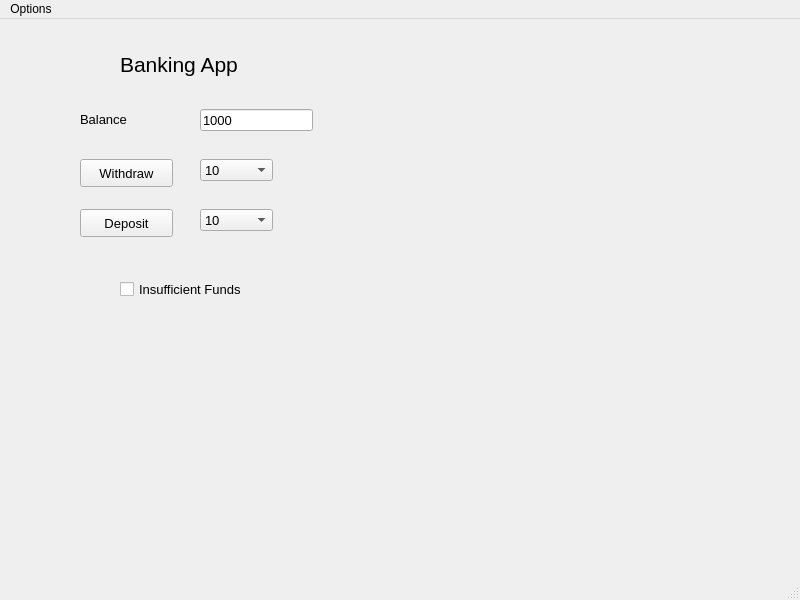
<?xml version="1.0" encoding="UTF-8"?>
<ui version="4.0">
 <class>MainWindow</class>
 <widget class="QMainWindow" name="MainWindow">
  <property name="geometry">
   <rect>
    <x>0</x>
    <y>0</y>
    <width>800</width>
    <height>600</height>
   </rect>
  </property>
  <property name="windowTitle">
   <string>MainWindow</string>
  </property>
  <widget class="QWidget" name="centralwidget">
   <widget class="QLabel" name="label">
    <property name="geometry">
     <rect>
      <x>120</x>
      <y>20</y>
      <width>151</width>
      <height>51</height>
     </rect>
    </property>
    <property name="font">
     <font>
      <pointsize>16</pointsize>
     </font>
    </property>
    <property name="text">
     <string>Banking App</string>
    </property>
   </widget>
   <widget class="QLabel" name="label_2">
    <property name="geometry">
     <rect>
      <x>80</x>
      <y>90</y>
      <width>61</width>
      <height>21</height>
     </rect>
    </property>
    <property name="font">
     <font>
      <pointsize>10</pointsize>
     </font>
    </property>
    <property name="text">
     <string>Balance</string>
    </property>
   </widget>
   <widget class="QLineEdit" name="lineEdit1">
    <property name="geometry">
     <rect>
      <x>200</x>
      <y>90</y>
      <width>113</width>
      <height>22</height>
     </rect>
    </property>
    <property name="font">
     <font>
      <pointsize>10</pointsize>
     </font>
    </property>
    <property name="text">
     <string>1000</string>
    </property>
   </widget>
   <widget class="QPushButton" name="pushButton1">
    <property name="geometry">
     <rect>
      <x>80</x>
      <y>140</y>
      <width>93</width>
      <height>28</height>
     </rect>
    </property>
    <property name="font">
     <font>
      <pointsize>10</pointsize>
     </font>
    </property>
    <property name="text">
     <string>Withdraw</string>
    </property>
   </widget>
   <widget class="QComboBox" name="comboBox1">
    <property name="geometry">
     <rect>
      <x>200</x>
      <y>140</y>
      <width>73</width>
      <height>22</height>
     </rect>
    </property>
    <property name="font">
     <font>
      <pointsize>10</pointsize>
     </font>
    </property>
    <item>
     <property name="text">
      <string>10</string>
     </property>
    </item>
    <item>
     <property name="text">
      <string>20</string>
     </property>
    </item>
    <item>
     <property name="text">
      <string>50</string>
     </property>
    </item>
    <item>
     <property name="text">
      <string>100</string>
     </property>
    </item>
   </widget>
   <widget class="QCheckBox" name="checkBox1">
    <property name="geometry">
     <rect>
      <x>120</x>
      <y>260</y>
      <width>161</width>
      <height>20</height>
     </rect>
    </property>
    <property name="font">
     <font>
      <pointsize>10</pointsize>
     </font>
    </property>
    <property name="text">
     <string>Insufficient Funds</string>
    </property>
   </widget>
   <widget class="QPushButton" name="pushButton2">
    <property name="geometry">
     <rect>
      <x>80</x>
      <y>190</y>
      <width>93</width>
      <height>28</height>
     </rect>
    </property>
    <property name="font">
     <font>
      <pointsize>10</pointsize>
     </font>
    </property>
    <property name="text">
     <string>Deposit</string>
    </property>
   </widget>
   <widget class="QComboBox" name="comboBox2">
    <property name="geometry">
     <rect>
      <x>200</x>
      <y>190</y>
      <width>73</width>
      <height>22</height>
     </rect>
    </property>
    <property name="font">
     <font>
      <pointsize>10</pointsize>
     </font>
    </property>
    <item>
     <property name="text">
      <string>10</string>
     </property>
    </item>
    <item>
     <property name="text">
      <string>20</string>
     </property>
    </item>
    <item>
     <property name="text">
      <string>50</string>
     </property>
    </item>
    <item>
     <property name="text">
      <string>100</string>
     </property>
    </item>
   </widget>
  </widget>
  <widget class="QMenuBar" name="menubar">
   <property name="geometry">
    <rect>
     <x>0</x>
     <y>0</y>
     <width>800</width>
     <height>26</height>
    </rect>
   </property>
   <widget class="QMenu" name="menuOptions">
    <property name="title">
     <string>Options</string>
    </property>
    <addaction name="actionIncrement"/>
    <addaction name="actionDecrement"/>
    <addaction name="actionReset"/>
   </widget>
   <addaction name="menuOptions"/>
  </widget>
  <widget class="QStatusBar" name="statusbar"/>
  <action name="actionIncrement">
   <property name="text">
    <string>Increment</string>
   </property>
  </action>
  <action name="actionDecrement">
   <property name="text">
    <string>Decrement</string>
   </property>
  </action>
  <action name="actionReset">
   <property name="text">
    <string>Reset</string>
   </property>
  </action>
 </widget>
 <resources/>
 <connections>
  <connection>
   <sender>actionIncrement</sender>
   <signal>triggered()</signal>
   <receiver>MainWindow</receiver>
   <slot>update()</slot>
   <hints>
    <hint type="sourcelabel">
     <x>-1</x>
     <y>-1</y>
    </hint>
    <hint type="destinationlabel">
     <x>399</x>
     <y>299</y>
    </hint>
   </hints>
  </connection>
  <connection>
   <sender>actionDecrement</sender>
   <signal>triggered()</signal>
   <receiver>MainWindow</receiver>
   <slot>update()</slot>
   <hints>
    <hint type="sourcelabel">
     <x>-1</x>
     <y>-1</y>
    </hint>
    <hint type="destinationlabel">
     <x>399</x>
     <y>299</y>
    </hint>
   </hints>
  </connection>
  <connection>
   <sender>pushButton1</sender>
   <signal>pressed()</signal>
   <receiver>MainWindow</receiver>
   <slot>update()</slot>
   <hints>
    <hint type="sourcelabel">
     <x>126</x>
     <y>179</y>
    </hint>
    <hint type="destinationlabel">
     <x>399</x>
     <y>299</y>
    </hint>
   </hints>
  </connection>
  <connection>
   <sender>pushButton2</sender>
   <signal>pressed()</signal>
   <receiver>MainWindow</receiver>
   <slot>update()</slot>
   <hints>
    <hint type="sourcelabel">
     <x>126</x>
     <y>229</y>
    </hint>
    <hint type="destinationlabel">
     <x>399</x>
     <y>299</y>
    </hint>
   </hints>
  </connection>
  <connection>
   <sender>actionReset</sender>
   <signal>triggered()</signal>
   <receiver>MainWindow</receiver>
   <slot>update()</slot>
   <hints>
    <hint type="sourcelabel">
     <x>-1</x>
     <y>-1</y>
    </hint>
    <hint type="destinationlabel">
     <x>399</x>
     <y>299</y>
    </hint>
   </hints>
  </connection>
 </connections>
</ui>
